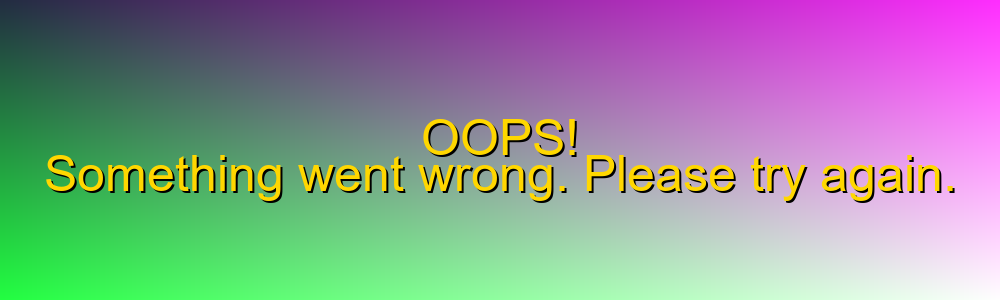
#> input picture fallback_premium.png, 1000 x 300 px, found by its file name
$ python trial.py
#> lines starting #> are read from the running program, lines starting #| are printed output that depends on the picture
from PIL import Image, ImageDraw, ImageFont

# Load the original image
img = Image.open("D:\\python\\pythonProject\\fallback_premium.png")
#> img is the input picture: PIL image 1000x300 RGB; mean R, G, B 145.7, 148.4, 150.9
draw = ImageDraw.Draw(img)

# Define the text properties
oops_text = "Oops!"
fallback_text = "Something went wrong. Please try again later."
font_path = "/usr/share/fonts/truetype/dejavu/DejaVuSans-Bold.ttf"
font_size_oops = 150
font_size_fallback = 50

# Load the fonts with exception handling
try:
    font_oops = ImageFont.truetype(font_path, font_size_oops)
    font_fallback = ImageFont.truetype(font_path, font_size_fallback)
except OSError:
    font_oops = ImageFont.load_default()
    font_fallback = ImageFont.load_default()

# Define the text positions
oops_position = (img.width // 2, img.height // 4)
#> oops_position = (500, 75)
fallback_position = (img.width // 2, img.height // 2)
#> fallback_position = (500, 150)

# Calculate text size to center it
oops_text_size = draw.textbbox((0, 0), oops_text, font=font_oops)
#> oops_text_size = (0, 29, 496, 172)
fallback_text_size = draw.textbbox((0, 0), fallback_text, font=font_fallback)
#> fallback_text_size = (0, 9, 1311, 58)

# Center the text
oops_position = (oops_position[0] - (oops_text_size[2] - oops_text_size[0]) // 2, oops_position[1] - (oops_text_size[3] - oops_text_size[1]) // 2)
#> oops_position = (252, 4)
fallback_position = (fallback_position[0] - (fallback_text_size[2] - fallback_text_size[0]) // 2, fallback_position[1] - (fallback_text_size[3] - fallback_text_size[1]) // 2)
#> fallback_position = (-155, 126)

# Draw the text on the image
draw.text(oops_position, oops_text, font=font_oops, fill="white")
draw.text(fallback_position, fallback_text, font=font_fallback, fill="white")

# Save the edited image
premium_image_path = "D:\\python\\pythonProject\\fallback_premium_oops.png"
img.save(premium_image_path)
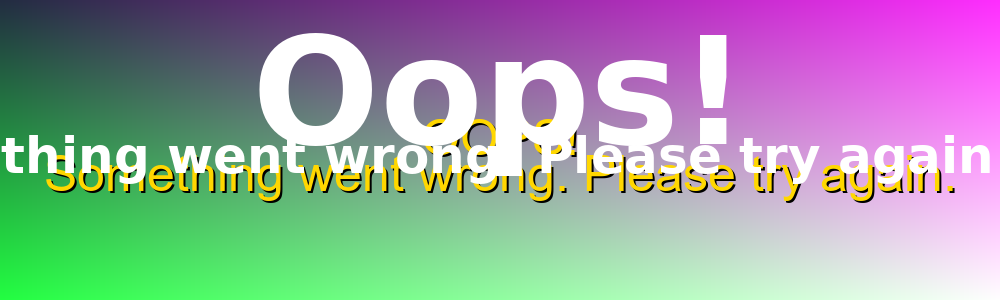
#> saved as fallback_premium_oops.png: PIL image 1000x300 RGB; mean R, G, B 159.9, 164.8, 166.1
premium_image_path
